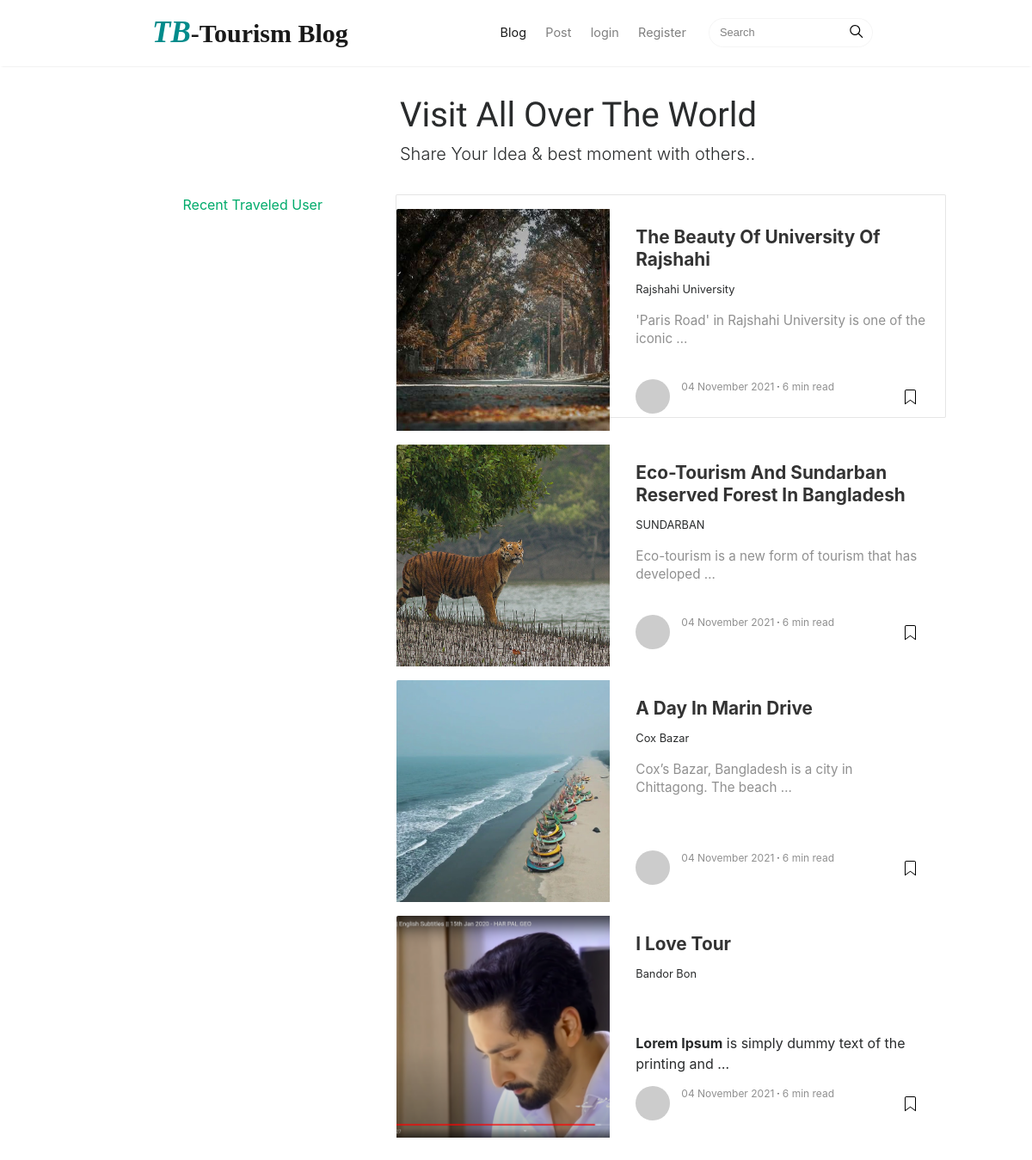
The app's page /, older data.
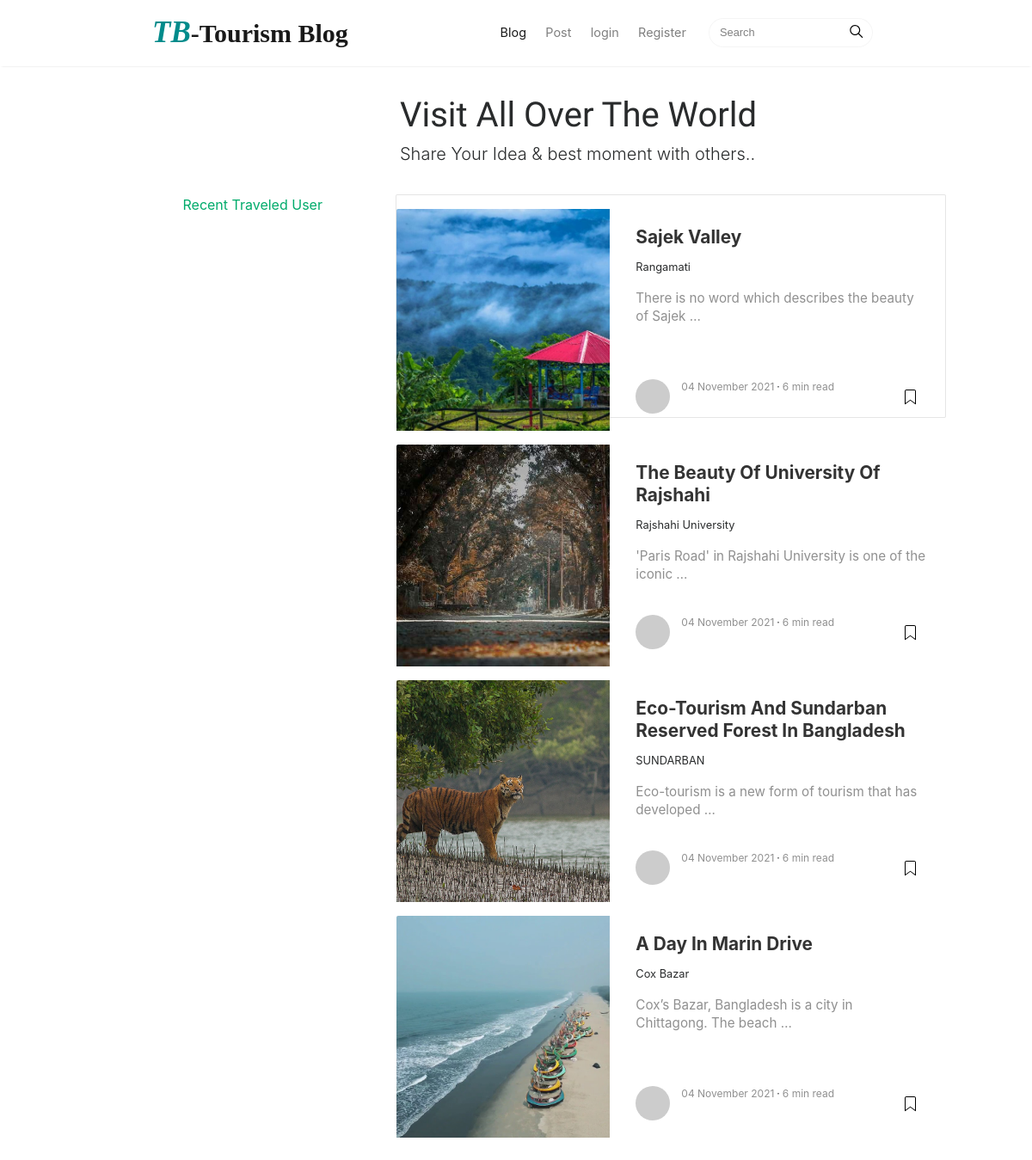
The same page, newer data.
### myapp/models.py (models this page shows, shortened)
class Tourism(models.Model):
    place = models.CharField(max_length=200,blank=True,null=True)
    title = models.CharField(max_length=400)
    image = models.ImageField(null = True,blank = True,upload_to='images/')
    details = RichTextUploadingField()

### myapp/views.py (the view)
# urls.py: path('',PostLIst.as_view(),name='home'),
class PostLIst(ListView):
    model = Tourism
    form_class = RapistForm
    template_name = 'myapp/index.html'
    ordering = ['-id']
    allusers= get_user_model().objects.all()

### templates/myapp/index.html (shortened to what this page needs)
{% extends 'myapp/base.html' %}
{% load static %}
{% block content %}
	<div class="container w-50 offset-4">
		<div class="mainheading">
			<h1 class="sitetitle">Visit All Over The World</h1>
			<p class="lead">
				Share Your Idea & best moment with others..
			</p>
		</div>
	</div>
	<section class="featured-posts">
	<div class="row">
		<div class="col-md-3 col-sm-3 list-group offset-1">
			<div class="h-100">
				<ul class="list-unstyled " style="position: fixed;">
					<span class="title "> <a href="{% url 'users' %}" style="text-transform: capitalize;margin-bottom: 20px;"> recent traveled user </a></span>
				</ul>
			</div>
		</div>
		<div class="col-md-8 col-sm-8">
			<div class="card-columns listfeaturedtag">
				<div class="card shadow-lg bg-dark rounded" style="width: 40rem;">
					{% for post in object_list %}
					<div class="row mt-3">
						<div class="col-md-5 wrapthumbnail">
							<a href="post.html">
								<div class="thumbnail" style="background-image:url({{ post.image.url }});">
								</div>
							</a>
						</div>
						<div class="col-md-7">
							<div class="card-block">
								<h2 class="card-title"><a href="{% url 'rapist-detail' post.pk %}">{{post.title | title }}</a></h2>
								<p class="small">{{post.place}}</p>
								<h4 class="card-text">{{post.details|safe|truncatewords:10}}</h4>
								<div class="metafooter">
									<div class="wrapfooter">
										<span class="meta-footer-thumb">
										<a href="author.html"><img class="author-thumb" src="https://www.gravatar.com/avatar/e56154546cf4be74e393c62d1ae9f9d4?s=250&amp;d=mm&amp;r=x" alt="Sal"></a>
										</span>
										<span class="author-meta">
										<span class="post-date">04 November 2021</span><span class="dot"></span><span class="post-read">6 min read</span>
										</span>
										<span class="post-read-more"><a href="post.html" title="Read Story"></a></span>
									</div>
								</div>
							</div>
						</div>
					</div>
					{% endfor %}
				</div>
			</div>
		</div>
	</div>
	</section>
{% endblock %}

### templates/myapp/base.html (shortened to what this page needs)
{% load static %}
<!DOCTYPE html>
<html lang="en">
<head>
<link href="{% static 'myapp/css/bootstrap.min.css' %}" rel="stylesheet">
<link href="https://maxcdn.bootstrapcdn.com/font-awesome/4.7.0/css/font-awesome.min.css" rel="stylesheet">
<link rel="stylesheet" href="{% static 'myapp/css/main.css' %}">
<link href="{% static 'myapp/css/mediumish.css' %}" rel="stylesheet">
</head>
<body>
<nav class="navbar navbar-toggleable-md navbar-light bg-white fixed-top mediumnavigation">
<div class="container w-75 mx-auto">
	<a class="navbar-brand" style="font-family: Georgia, 'Times New Roman', Times, serif;font-weight: bolder;font-size: 30px;" href="{% url 'home' %}">
	<span style="color:darkcyan;font-size: 35px;font-style: italic;" > TB</span>-Tourism Blog
	</a>
	<div class="collapse navbar-collapse" id="navbarsExampleDefault">
		<ul class="navbar-nav ml-auto">
			<li class="nav-item active">
			<a class="nav-link" href="{% url 'blogs' %}">Blog <span class="sr-only">(current)</span></a>
			</li>
			<li class="nav-item">
			<a class="nav-link" href="{% url 'addrapist' %}">Post</a>
			</li>
			{% if user.is_authenticated%}
			<li class="nav-item">
				<a class="nav-link" href="{% url 'logout' %}">logout</a>
			</li>
			{% else %}
			<li class="nav-item">
				<a class="nav-link" href="{% url 'login' %}">login</a>
			</li>
			<li class="nav-item">
				<a class="nav-link" href="{% url 'register' %}">Register</a>
			</li>
			{% endif%}
		</ul>
		<form class="form-inline my-2 my-lg-0" method="get">
			<input class="form-control mr-sm-2" type="text" placeholder="Search" name='s'>
			<span class="search-icon"><svg class="svgIcon-use" width="25" height="25" viewbox="0 0 25 25"><path d="M20.067 18.933l-4.157-4.157a6 6 0 1 0-.884.884l4.157 4.157a.624.624 0 1 0 .884-.884zM6.5 11c0-2.62 2.13-4.75 4.75-4.75S16 8.38 16 11s-2.13 4.75-4.75 4.75S6.5 13.62 6.5 11z"></path></svg></span>
		</form>
	</div>
</div>
</nav>
<div class="w-75 mx-auto mt-3">
    {% block content%}
    {% endblock %}
</body>
</html>

### static/myapp/css/mediumish.css (style rules this page uses)
body { padding-top:5rem; }
.mainheading { padding:1rem 0rem; }
a { color:#00ab6b; }
a,a:hover { transition:all 0.2s; }
.mediumnavigation { background:rgba(255,255,255,.97); box-shadow:0 2px 2px -2px rgba(0,0,0,.15); }
section { margin-bottom:20px; }
@media (min-width:576px) { .card-columns.listfeaturedtag { -webkit-column-count:2; -moz-column-count:2; column-count:2; } }
@media (min-width:992px) { .navbar-toggleable-md .navbar-nav .nav-link { padding-right:.7rem; padding-left:.7rem; width: 100%; } }
.card-columns .card { margin-bottom:20px; }
.listfeaturedtag .wrapthumbnail { height:258px; flex:0 0 auto; }
.listfeaturedtag .card { border:1px solid rgba(0,0,0,.1); border-radius:2px; height:260px; padding-left:0; margin-bottom:15px; }
.listfeaturedtag .thumbnail { background-size:cover; height:100%; display:block; background-position:38% 22% !important; background-origin:border-box!important; border-top-left-radius:2px; }
.listfeaturedtag .card-block { padding-left:0; }
.listfeaturedtag h2.card-title,.listrecent h2.card-title { font-size:1.3rem; font-weight:700; line-height: 1.25; }
.listfeaturedtag h2.card-title a,.listrecent h2.card-title a { color:rgba(0,0,0,.8); }
.listfeaturedtag h4.card-text,.listrecent h4.card-text { color:rgba(0,0,0,.44); font-size:0.95rem; line-height:1.4; font-weight:400; }
.listfeaturedtag .wrapfooter { position:absolute; bottom:20px; font-size:12px; display:block; width:85%; }
.author-thumb { width:40px; height:40px; float:left; margin-right:13px; border-radius:100%; }
.author-meta { flex:1 1 auto; white-space:nowrap!important; text-overflow:ellipsis!important; overflow:hidden!important; }
span.post-name,span.post-date,span.author-meta { display:inline-block; }
span.post-date,span.post-read { color:rgba(0,0,0,.44); }
span.post-read-more { align-items:center; display:inline-block; float:right; margin-top:8px; }
span.post-read-more a { color:rgba(0,0,0,.44); }
.dot:after { content:"·"; margin-left:3px; margin-right:3px; }
.mediumnavigation .form-control { font-size:0.8rem; border-radius:30px; overflow:hidden; border:1px solid rgba(0,0,0,0.04); }
.mediumnavigation .form-inline { margin-left:15px; }
.mediumnavigation .navbar-brand { font-weight:500; }
.mediumnavigation .nav-item,.dropdown-menu { font-size:0.9rem; }
.mediumnavigation .search-icon { margin-left:-40px; display:inline-block; margin-top:3px; cursor:pointer; }
.mainheading h1.sitetitle { font-family:Righteous; }
.card { border-radius:4px; }

Row changes from the older to the newer data that the page shows:
removed Tourism: image (picture), title "I Love Tour", place "Bandor Bon", details "Lorem Ipsum is simply dummy text of the printing and …"
added Tourism: image (picture), title "Sajek Valley", place "Rangamati", details "There is no word which describes the beauty of Sajek …"
